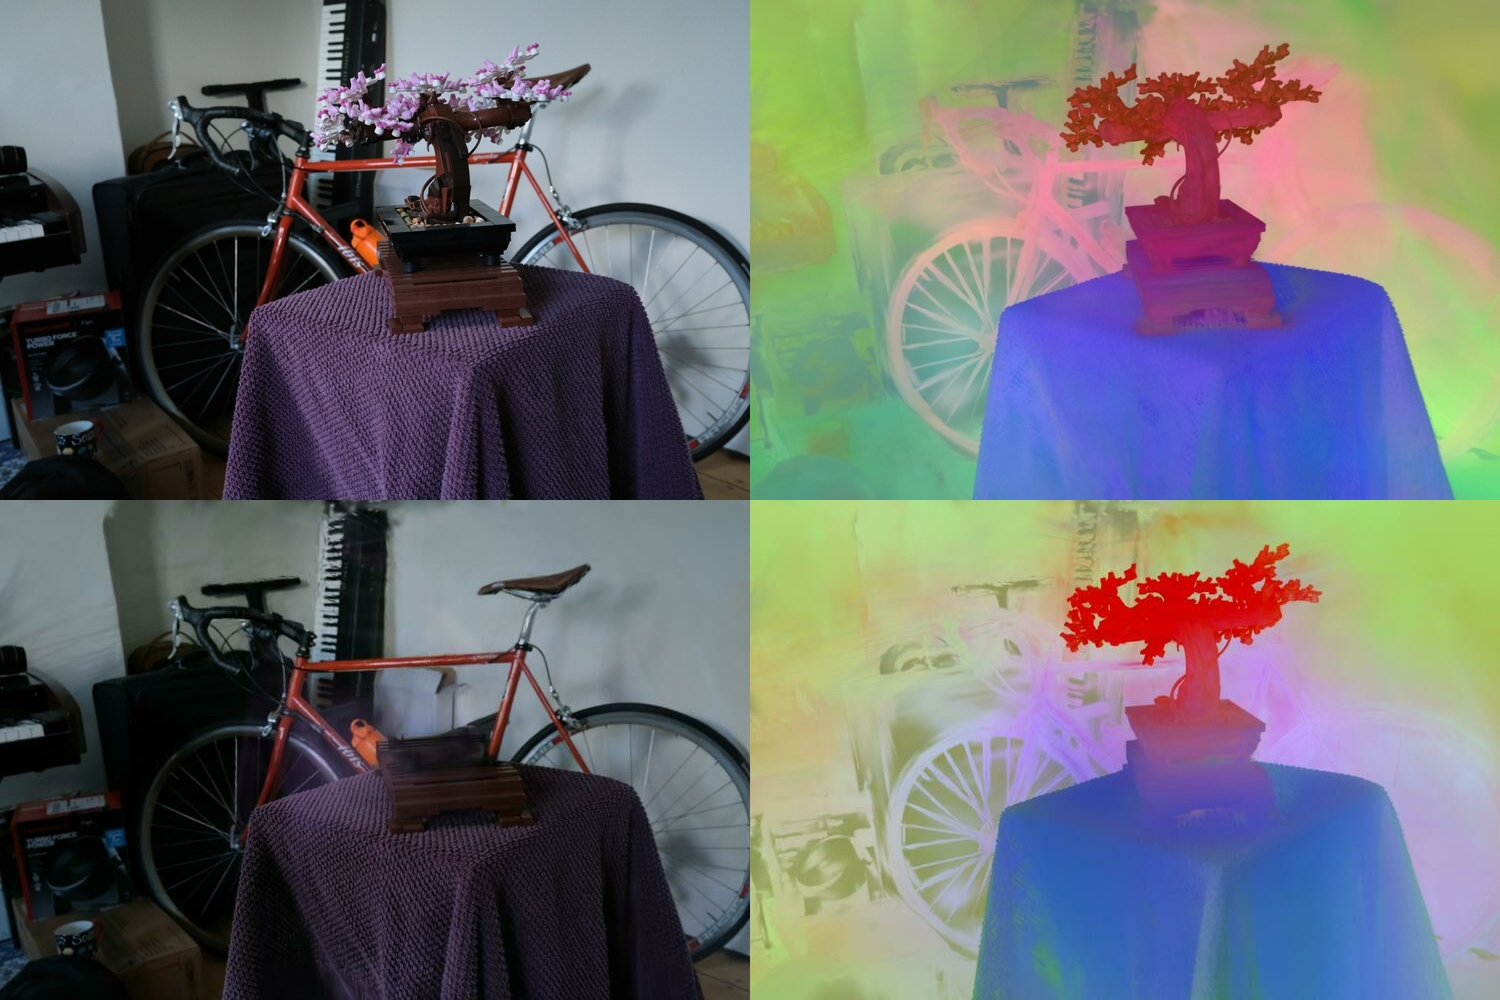

The script that saved this image:
import argparse
from ludvig_uplift import LUDVIGUplift
from utils.config import Config

parser = argparse.ArgumentParser(description="Run the LUDVIGUplift model with configurable settings.")
args = parser.parse_args()

tag ="bonsai"
height = 1066
width = 1600

cfg = dict(
    colmap_dir=f"./dataset/{tag}/",
    gs_source=f"./dataset/{tag}/gs/point_cloud/iteration_30000/point_cloud.ply",
    height=height,
    width=width,
    save_visualizations=True
)
for model in ["dinov2", "clip", "eval"]:
    cfg["config"] = f"configs/demo_removal_{model}.yaml"
    cfg["tag"] = tag
    if model in ["clip", "dinov2"]:
        cfg["tag"] = tag + "/" + model
    model = LUDVIGUplift(Config(cfg))
    model.uplift()
    model.save()
